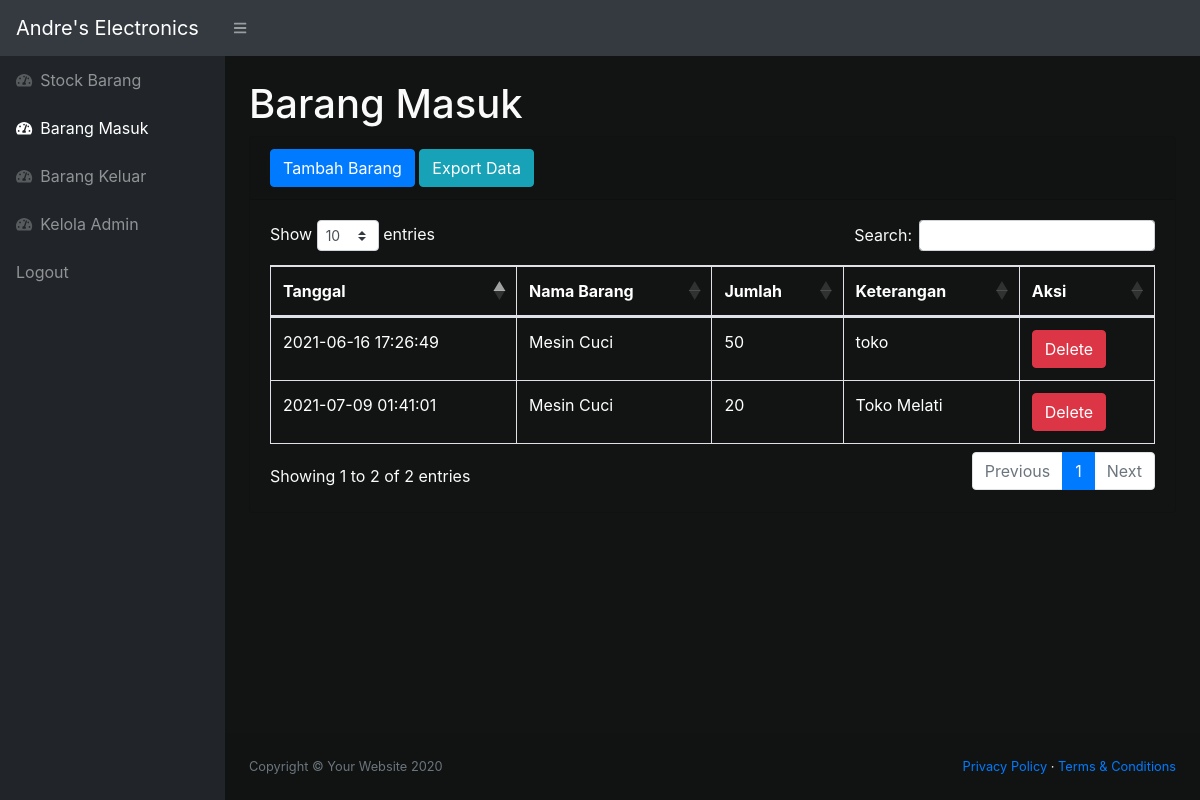
The app's page /masuk.php (signed in) with its own data.
### tables this page shows
CREATE TABLE `masuk` (
  `idmasuk` int(11) NOT NULL,
  `idbarang` int(11) NOT NULL,
  `tanggal` timestamp NOT NULL DEFAULT current_timestamp(),
  `keterangan` varchar(25) NOT NULL,
  `qty` int(11) NOT NULL
);

CREATE TABLE `stock` (
  `idbarang` int(11) NOT NULL,
  `namabarang` varchar(25) NOT NULL,
  `deskripsi` varchar(25) NOT NULL,
  `stock` int(11) NOT NULL,
  `image` varchar(99) DEFAULT NULL
);

### masuk.php (the view, shortened to what this page needs)
<?php
require 'function.php';
?>
<!DOCTYPE html>
<html lang="en">
<head>
    <link href="css/styles.css" rel="stylesheet" />
    <link href="https://cdn.datatables.net/1.10.20/css/dataTables.bootstrap4.min.css" rel="stylesheet"
 />
</head>
<body class="sb-nav-fixed">
    <nav class="sb-topnav navbar navbar-expand navbar-dark bg-dark">
        <a class="navbar-brand" href="index.php">Andre's Electronics</a>
        <button class="btn btn-link btn-sm order-1 order-lg-0" id="sidebarToggle" href="#"><i
                class="fas fa-bars"></i></button>
    </nav>
    <div id="layoutSidenav">
        <div id="layoutSidenav_nav">
            <nav class="sb-sidenav accordion sb-sidenav-dark" id="sidenavAccordion">
                <div class="sb-sidenav-menu">
                    <div class="nav">
                        <a class="nav-link" href="index.php">
                            <div class="sb-nav-link-icon"><i class="fas fa-tachometer-alt"></i></div>
                            Stock Barang
                        </a>
                        <a class="nav-link" href="masuk.php">
                            <div class="sb-nav-link-icon"><i class="fas fa-tachometer-alt"></i></div>
                            Barang Masuk
                        </a>
                        <a class="nav-link" href="keluar.php">
                            <div class="sb-nav-link-icon"><i class="fas fa-tachometer-alt"></i></div>
                            Barang Keluar
                        </a>
                        <a class="nav-link" href="admin.php">
                            <div class="sb-nav-link-icon"><i class="fas fa-tachometer-alt"></i></div>
                            Kelola Admin
                        </a>
                        <a class="nav-link" href="logout.php">
                            Logout
                        </a>
                    </div>
                </div>
            </nav>
        </div>
        <div id="layoutSidenav_content">
            <main>
                <div class="container-fluid">
                    <h1 class="mt-4">Barang Masuk</h1>
                    <div class="card mb-4">
                        <div class="card-header">
                            <button type="button" class="btn btn-primary" data-toggle="modal" data-target="#myModal">
                                Tambah Barang
                            </button>
                            <a href="exportmasuk.php" class="btn btn-info">Export Data</a>
                        </div>
                        <div class="card-body">
                            <div class="table-responsive">
                                <table class="table table-bordered" id="dataTable" width="100%" cellspacing="0">
                                    <thead>
                                        <tr>
                                            <th>Tanggal</th>
                                            <th>Nama Barang</th>
                                            <th>Jumlah</th>
                                            <th>Keterangan</th>
                                            <th>Aksi</th>
                                        </tr>
                                    </thead>
                                    <tbody>
                                        <?php
                                        $ambilsemuadatastock = mysqli_query($conn, "select * from masuk m, stock s where s.idbarang = m.idbarang");
                                        while ($data=mysqli_fetch_array($ambilsemuadatastock)) {
                                            $idm = $data['idmasuk'];
                                            $tanggal = $data['tanggal'];
                                            $namabarang = $data['namabarang'];
                                            $qty = $data['qty'];
                                            $keterangan = $data['keterangan'];
                                            ?>
                                        <tr>
                                            <td>
                                                <?=$tanggal;?>
                                            </td>
                                            <td>
                                                <?=$namabarang;?>
                                            </td>
                                            <td>
                                                <?=$qty;?>
                                            </td>
                                            <td>
                                                <?=$keterangan;?>
                                            </td>
                                            <td>
                                                <button type="button" class="btn btn-danger" data-toggle="modal"
                                                    data-target="#delete<?=$idm;?>">
                                                    Delete
                                                </button>
                                            </td>
                                        </tr>
                                        <?php
                                        };
                                        ?>
                                    </tbody>
                                </table>
                            </div>
                        </div>
                    </div>
                </div>
            </main>
            <footer class="py-4 bg-light mt-auto">
                <div class="container-fluid">
                    <div class="d-flex align-items-center justify-content-between small">
                        <div class="text-muted">Copyright &copy; Your Website 2020</div>
                        <div>
                            <a href="#">Privacy Policy</a>
                            &middot;
                            <a href="#">Terms &amp; Conditions</a>
                        </div>
                    </div>
                </div>
            </footer>
        </div>
    </div>
</body>
</html>

### records on screen
masuk: tanggal "2021-06-16 17:26:49", idbarang.namabarang "Mesin Cuci", qty "50", keterangan "toko"
masuk: tanggal "2021-07-09 01:41:01", idbarang.namabarang "Mesin Cuci", qty "20", keterangan "Toko Melati"
